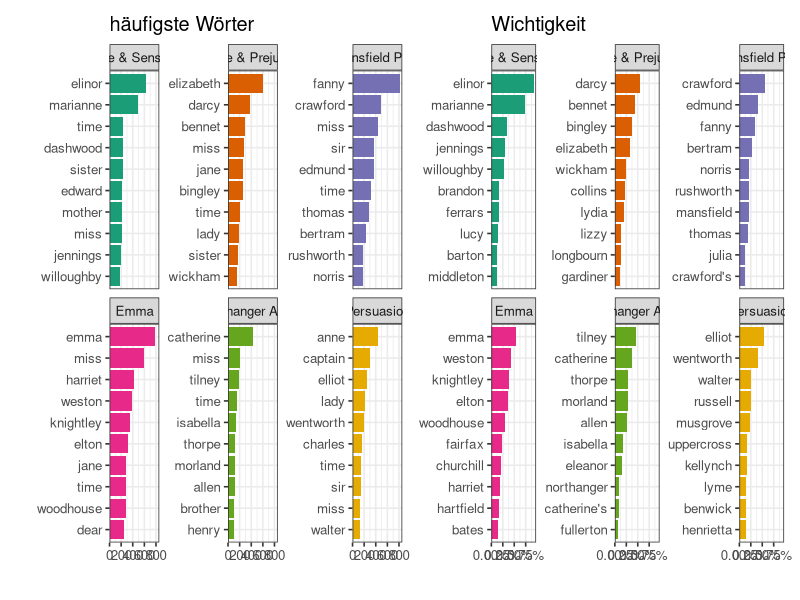

This figure's R source:
## ---- chunk 1
#| include: false
#| fig-width: 10


library(dplyr)
library(janeaustenr)
library(tidytext)
library(tidyverse)
library(here)
library(patchwork)

book_words = austen_books() %>% 
  unnest_tokens(word, text) %>% 
  count(book, word, sort = TRUE)

total_words = book_words %>% 
  group_by(book) %>% 
  summarize(total = sum(n))
#join both
book_words = left_join(book_words, total_words)

book_words <- book_words %>%
  bind_tf_idf(word, book, n)

plt_important <- book_words %>%
  arrange(
    desc(tf_idf)
    ) %>%
  mutate(
    word = 
      factor(
        word, 
        levels = 
          rev(
            unique(
              word
              )
            )
        )
    ) %>% 
  group_by(
    book
    ) %>% 
  top_n(10) %>% 
  ungroup() %>%
  ggplot(
    aes(
      y = word, 
      x = tf_idf, 
      fill = book
      )
    ) +
  geom_col(
    show.legend = FALSE
    ) +
  labs(
    x = NULL, 
    y = NULL,
    title = "Wichtigkeit"
    ) +
  facet_wrap(~book, ncol = 3, scales = "free_y")+ 
  scale_fill_brewer(
    palette = "Dark2"
  )+
  scale_x_continuous(
    expand = c(0,0,0.05,0),
    labels = scales::percent
  )+
  theme_bw(12)




original_books <- austen_books() %>%
  group_by(book) |> 
  mutate(linenumber = row_number(),
         chapter = cumsum(str_detect(text, regex("^chapter [\\divxlc]",
                                                 ignore_case = TRUE)))) %>%
  ungroup()



tidy_books <- original_books %>%
  unnest_tokens(word, text)

data(stop_words)

tidy_books <- tidy_books %>%
  anti_join(stop_words)

by_book <- tidy_books |> 
  group_by(book,word) |> 
  summarise(
    n_words = n()
  ) |> 
  top_n(10)

plt_most10 <- by_book |> 
  ggplot(
    aes(
      x = n_words,
      y = reorder_within(word,n_words,book),
      fill = book
    )
  )+
  geom_col(
    show.legend = FALSE
  )+
  facet_wrap(
    ~book,
    ncol = 3,
    scales = "free_y"
  )+
  scale_y_reordered()+
  scale_x_continuous(
    expand = c(0,0,0.05,0)
  )+
  scale_fill_brewer(
    palette = "Dark2"
  )+
  labs(
    title = "häufigste Wörter",
    x ="",
    y = "",
    fill = ""
  )+
  theme_bw(12)+
  theme(
    legend.position = "bottom"
  )

plt_cmp <- plt_most10+plt_important

plt_cmp
